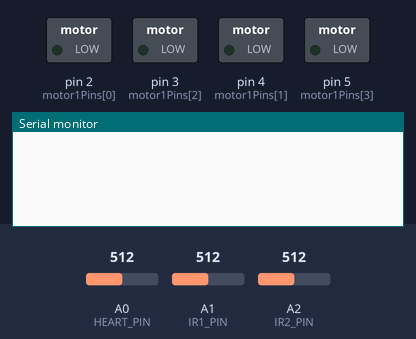
Recording of a sketch running on a simulated Arduino Uno, built with avr-gcc and run on an emulated ATmega328P. Shown: switched loads named in the sketch (green lamp = pin HIGH), the last lines printed to the serial monitor. The test bench sets the inputs (shaded band); at power-on: A1 (IR1_PIN) = 512, A2 (IR2_PIN) = 512, A0 (HEART_PIN) = 512.

Above: at 1.2 s.
1.3 s: A1 (IR1_PIN) set to 647
At 5.7 s:
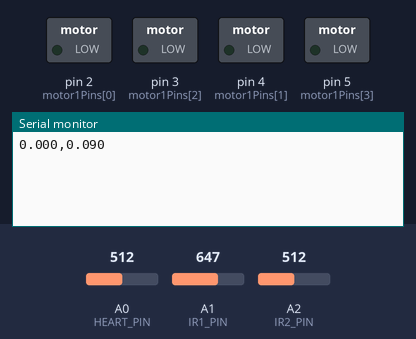
11.5 s: A1 (IR1_PIN) set to 678
At 12.5 s:
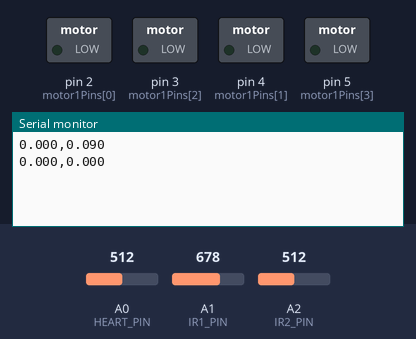
13.0 s: A2 (IR2_PIN) set to 409
At 15.8 s:
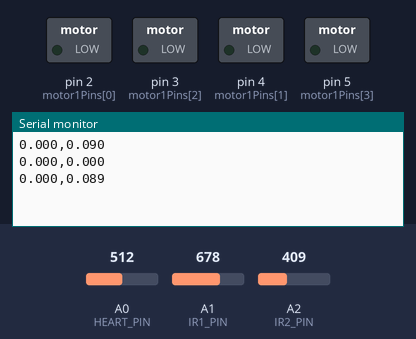
16.2 s: A2 (IR2_PIN) set to 376
17.7 s: A2 (IR2_PIN) set to 546
At 20.8 s:
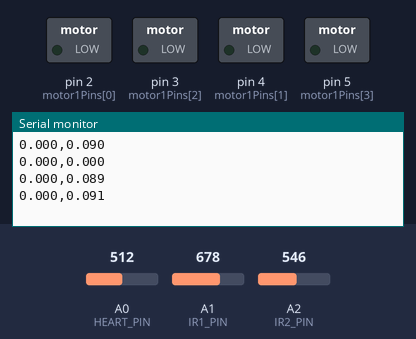
21.2 s: A2 (IR2_PIN) set to 570
Timing chart, 0 to 23.7 s (numbered marks = the images above; inputs shaded):
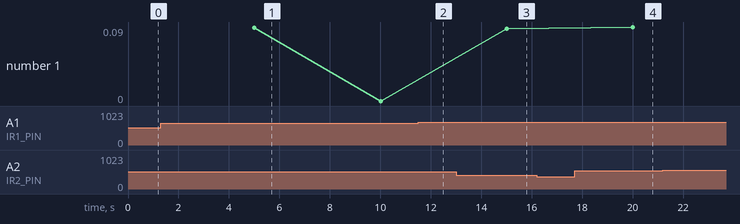

The sketch:

human_cockroach.ino
```cpp
const uint8_t motor1Pins[4] = {2, 4, 3, 5};
unsigned int forward[4] = {0x03, 0x06, 0x0C, 0x09};
unsigned int reverse[4] = {0x03, 0x09, 0x0C, 0x06};

#define HEART_PIN A0
#define IR1_PIN A1
#define IR2_PIN A2

int bpm = 0;
int signal = 0;
bool pulseDetected = false;
unsigned long lastBeatTime = 0;

int ir1_now, ir2_now;
float diff_now = 0;
float diff_prev = 0;
float roachSpeed = 0;
unsigned long lastSampleTime = 0;
const unsigned long interval = 5000;

float deltaThreshold = 0.1;
int bpmMin = 60, bpmMax = 120;
float roachMaxSpeed = 300.0;

void setup() {
  Serial.begin(9600);
  for (int i = 0; i < 4; i++) {
    pinMode(motor1Pins[i], OUTPUT);
    digitalWrite(motor1Pins[i], LOW);
  }
  lastSampleTime = millis();
}

void rotateMotor(bool direction, int steps, int delayTime) {
  for (int i = 0; i < steps; i++) {
    for (int j = 0; j < 4; j++) {
      uint8_t pattern = direction ? forward[j] : reverse[j];
      for (int k = 0; k < 4; k++) {
        digitalWrite(motor1Pins[k], (pattern >> k) & 0x01);
      }
      delay(delayTime);
    }
  }
  for (int i = 0; i < 4; i++) {
    digitalWrite(motor1Pins[i], LOW);
  }
}

void loop() {
  signal = analogRead(HEART_PIN);
  if (signal > 550 && !pulseDetected) {
    pulseDetected = true;
    unsigned long now = millis();
    if (now - lastBeatTime > 300) {
      bpm = 60000 / (now - lastBeatTime);
      lastBeatTime = now;
    }
  }
  if (signal < 550) {
    pulseDetected = false;
  }

  unsigned long nowTime = millis();
  if (nowTime - lastSampleTime >= interval) {
    ir1_now = analogRead(IR1_PIN);
    ir2_now = analogRead(IR2_PIN);
    diff_now = abs(ir1_now - ir2_now);

    roachSpeed = abs(diff_now - diff_prev) / 5.0;
    diff_prev = diff_now;
    lastSampleTime = nowTime;

    float humanTension = constrain((float)(bpm - bpmMin) / (bpmMax - bpmMin), 0.0, 1.0);
    float roachTension = constrain(roachSpeed / roachMaxSpeed, 0.0, 1.0);
    float tensionDelta = humanTension - roachTension;

    // Send to Processing
    Serial.print(humanTension, 3);
    Serial.print(",");
    Serial.println(roachTension, 3);

    // Motor control
    if (abs(tensionDelta) < deltaThreshold) {
      // do nothing
    } else if (tensionDelta > 0) {
      rotateMotor(true, 50, 5);
    } else {
      rotateMotor(false, 50, 5);
    }
  }

  delay(10);
}
```

Measured:
- after the input at 1.3 s, the serial monitor: prints a new line after 3.7 s (image 1)
- after the input at 13.0 s, the serial monitor: prints a new line after 2.0 s (image 3)
- after the input at 17.7 s, the serial monitor: prints a new line after 2.3 s (image 4)
- plotted number 1: 0 → 0.09 after the input at 13.0 s, 0.09 → 0.09 after the input at 17.7 s
